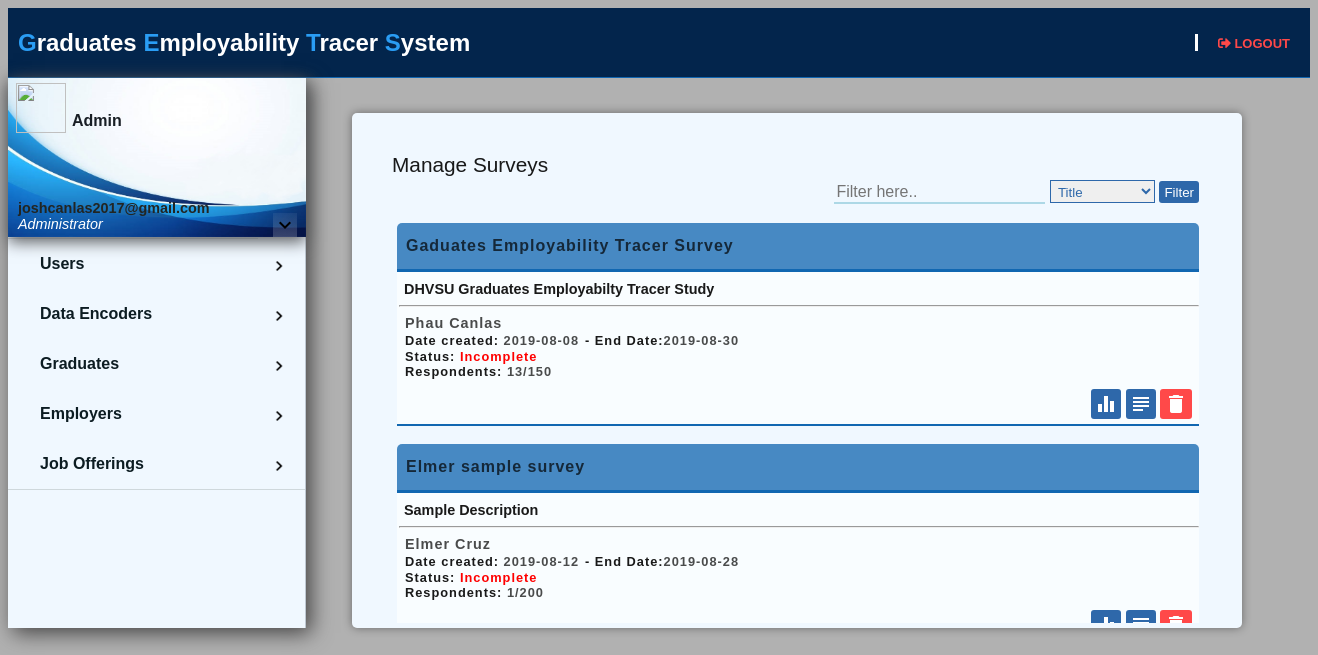
/Admin/Allsurveys.php (signed in), run on the app's committed database.
### tables this page shows
CREATE TABLE `userstb` (
  `ID` int(11) NOT NULL,
  `Name` varchar(50) NOT NULL,
  `Email` varchar(50) NOT NULL,
  `Contact` varchar(255) NOT NULL,
  `Password` varchar(100) NOT NULL,
  `attempt` varchar(255) NOT NULL,
  `log_time` varchar(255) NOT NULL,
  `account_type` varchar(1) NOT NULL
);

CREATE TABLE `mysurveytbl` (
  `Survey_ID` int(11) NOT NULL,
  `user_ID` int(11) NOT NULL,
  `Title` varchar(250) NOT NULL,
  `Description` varchar(500) NOT NULL,
  `Date_created` varchar(50) NOT NULL,
  `End_date` varchar(50) NOT NULL,
  `Status` varchar(11) NOT NULL,
  `Respondents` varchar(50) NOT NULL,
  `Survey_type` varchar(25) NOT NULL
);

### Admin/Allsurveys.php (the view, shortened to what the rows shown need)
<?php
include_once '../includes/connection.php';
if (isset($_SESSION["email"])) {
    $email = $_SESSION["email"];
}else{
    echo "<script>window.location.href='../Login';</script>";
 }
$sql_query = mysqli_query($conn, "SELECT Name, account_type from userstb WHERE Email='$email'");
$fetch = mysqli_fetch_assoc($sql_query);
$db_name = ucfirst($fetch['Name']);
$db_account_type = $fetch['account_type'];
if ($db_account_type == 1) {
    $account_type = "Administrator";
}else{
    echo "<script>window.location.href='../Login';</script>";
}
?>
<!DOCTYPE html>
<html lang="en">
<head>
    <link rel="stylesheet" href="../css/main.css">
    <link rel="stylesheet" href="../fonts/fontawesome/css/all.min.css">
</head>
<body>
    <header>
        <div class="container">
            <div id="title">
                <h2><span class="highlights">G</span>raduates <span class="highlights">E</span>mployability <span class="highlights">T</span>racer <span class="highlights">S</span>ystem</h2>
            </div>
        </div>
    </header>
        <div class="navbox">
                <div class="sidepanel">
                        <div class="photo">
                            <img src="../img/photo10.png" class="accphoto">
                            <label for="" class="fullname"><?php echo ucfirst($db_name); ?></label>
                        </div>
                        <div class="emailacc">
                            <p class="email-user" ><b><?php echo $email; ?></b><br><i><font color="#ffffff"><?php echo $account_type; ?></font></i>
                            </p>
                        </div>
                    </div>
         </div>
         <div class="mainpanel">
           <div class="datapanel">
           <CAPTION><h3>Manage Surveys</h3></CAPTION>
                                <?php
                                if (empty($_GET["getEdit"])) {
                                ?>
                        <div class="scroller">
                        <?php
                if (isset($_POST['search'])) {
                    $searchdb = $_POST['searchbox'];
                    $filter = $_POST['filter'];
                    $searchdb = preg_replace("#[^0-9a-z@ ]#i","",$searchdb);
                    if ($filter == "User") {
                        $sql = "SELECT * from userstb WHERE Name LIKE '%$searchdb%'";
                        $result = $conn-> query($sql);
                        if ($result-> num_rows > 0){
                            while ($rows = $result-> fetch_assoc()){
                            $searchUID = $rows['ID'];
                            $sql1 = "SELECT * from mysurveytbl WHERE user_ID = $searchUID";
                            $result1 = $conn-> query($sql1);
                            if ($result1-> num_rows > 0){
                                while ($rows1 = $result1-> fetch_assoc()){
                                $surveyID = $rows1['Survey_ID'];
                                $userID = $rows1['user_ID'];
                                $db_title = ucfirst($rows1['Title']);
                                $db_description = ucfirst($rows1["Description"]);
                                $db_datecreated = $rows1["Date_created"];
                                $db_enddate = $rows1["End_date"];
                                $db_status = $rows1["Status"];
                                $db_respondents = $rows1["Respondents"];
                                $query = mysqli_query($conn, "SELECT * FROM userstb WHERE ID = $userID ");
                                $getuser = mysqli_fetch_assoc($query);
                                $userName = $getuser['Name'];
                                $get_record = mysqli_query($conn, "SELECT * FROM respondenttbl WHERE Survey_ID=$surveyID");
                                $Rescount = mysqli_num_rows($get_record);
                                $jScript = md5(rand(1,9));
                                $newScript = md5(rand(1,9));
                            if ($db_status == "Completed") {
                                $color ="green";
                            }else{
                                $color ="red";
                            }
                            echo "
                            <div class='shadowbox'>
                            <div class='headcontainer'>
                            <CAPTION><span style='padding-left:9px;'>$db_title</span></CAPTION>
                            </div>
                            <div class='bodycontainer'>
                            <CAPTION><span style='color:rgba(0,0,0,.9); padding-left:5px; font-size:0.9em; '>$db_description</span></CAPTION>
                    <hr/>
                            <div class='divNote'>
                            <span class='B' style='padding-left:6px; font-size:0.9em;'>$userName</span><br>
                            <span class='A'>Date created:</span>
                            <span class='B'>$db_datecreated</span><span class='A'>-  End Date:</span><span class='B'>$db_enddate</span> <br>
                            <span class='A'>Status: </span>
                            <span class='B' style='color:$color' >$db_status</span> <br>
                            <span class='A'>Respondents: </span>
                            <span class='B'>$Rescount/$db_respondents</span><br>
                            <span class='actionbtn'>
                            <a class='toolsummary' href='Summary?jScript=$jScript && newScript=$newScript && SID=$surveyID' >
                            <img src='../img/summarywhite.png'></a>
                            <span class='tooltipsummary'>Summary</span>
                            <a class='toolr' href='Admin_response?jScript=$jScript && newScript=$newScript && SID=$surveyID' >
                            <img src='../img/responsewhite.png'></a>
                            <span class='tooltips'>Response</span>
                            <button class='toold' onClick='deleteme($surveyID)'>
                            <img src='../img/delete1.png'></button>
                            <span class='tooltipd'>Delete</span>
                            </span><br><br>
                            </div>
                            </div>
                            </div>
                            <br>
                                    ";
                                    }
                            echo "</div>";
                            }
                        }
                    }
                    }else{
                        $sql = "SELECT Survey_ID, user_ID, Title, Description, Date_created, End_date, Status, Respondents from mysurveytbl WHERE $filter LIKE '%$searchdb%'";
                        $result = $conn-> query($sql);
                        if ($result-> num_rows > 0){
                            while ($row = $result-> fetch_assoc()){
                                $surveyID = $row['Survey_ID'];
                                $userID = $row['user_ID'];
                                $db_title = ucfirst($row['Title']);
                                $db_description = ucfirst($row["Description"]);
                                $db_datecreated = $row["Date_created"];
                                $db_enddate = $row["End_date"];
                                $db_status = $row["Status"];
                                $db_respondents = $row["Respondents"];
                        $query = mysqli_query($conn, "SELECT * FROM userstb WHERE ID = $userID ");
                        $getuser = mysqli_fetch_assoc($query);
                                $userName = $getuser['Name'];
                                $get_record = mysqli_query($conn, "SELECT * FROM respondenttbl WHERE Survey_ID=$surveyID");
                                $Rescount = mysqli_num_rows($get_record);
                                $jScript = md5(rand(1,9));
                                $newScript = md5(rand(1,9));
                            if ($db_status == "Completed") {
                                $color ="green";
                            }else{
                                $color ="red";
                            }
                            echo "
                            <div class='shadowbox'>
                            <div class='headcontainer'>
                            <CAPTION><span style='padding-left:9px;'>$db_title</span></CAPTION>
                            </div>
                            <div class='bodycontainer'>
                            <CAPTION><span style='color:rgba(0,0,0,.9); padding-left:5px; font-size:0.9em; '>$db_description</span></CAPTION>
                    <hr/>
                            <div class='divNote'>
                            <span class='B' style='padding-left:6px; font-size:0.9em;'>$userName</span><br>
                            <span class='A'>Date created:</span>
                            <span class='B'>$db_datecreated</span><span class='A'>-  End Date:</span><span class='B'>$db_enddate</span> <br>
                            <span class='A'>Status: </span>
                            <span class='B' style='color:$color' >$db_status</span> <br>
                            <span class='A'>Respondents: </span>
                            <span class='B'>$Rescount/$db_respondents</span><br>
                            <span class='actionbtn'>
                            <a class='toolsummary' href='Summary?jScript=$jScript && newScript=$newScript && SID=$surveyID' >
                            <img src='../img/summarywhite.png'></a>
                            <span class='tooltipsummary'>Summary</span>
                            <a class='toolr' href='Admin_response?jScript=$jScript && newScript=$newScript && SID=$surveyID' >
                            <img src='../img/responsewhite.png'></a>
                            <span class='tooltips'>Response</span>
                            <button class='toold' onClick='deleteme($surveyID)'>
                            <img src='../img/delete1.png'></button>
                            <span class='tooltipd'>Delete</span>
                            </span><br><br>
                            </div>
                            </div>
                            </div>
                            <br>
                                 ";
                            }
                    }else{
                        echo "
                        <div class='headcontainer'>
                        <CAPTION><span>No Record Found</span></CAPTION>
                        </div>
                        ";
                    }
                    }
                }else{
                    $sql = "SELECT Survey_ID, user_ID, Title, Description, Date_created, End_date, Status, Respondents from mysurveytbl";
                    $result = $conn-> query($sql);
                        if ($result-> num_rows > 0){
                            while ($row = $result-> fetch_assoc()){
                                $surveyID = $row['Survey_ID'];
                                $userID = $row['user_ID'];
                                $db_title = ucfirst($row['Title']);
                                $db_description = ucfirst($row["Description"]);
                                $db_datecreated = $row["Date_created"];
                                $db_enddate = $row["End_date"];
                                $db_status = $row["Status"];
                                $db_respondents = $row["Respondents"];
                        $query = mysqli_query($conn, "SELECT * FROM userstb WHERE ID = $userID ");
                        $getuser = mysqli_fetch_assoc($query);
                                $userName = $getuser['Name'];
                                $get_record = mysqli_query($conn, "SELECT * FROM respondenttbl WHERE Survey_ID=$surveyID");
                                $Rescount = mysqli_num_rows($get_record);
                                $jScript = md5(rand(1,9));
                                $newScript = md5(rand(1,9));
                            if ($db_status == "Completed") {
                                $color ="green";
                            }else{
                                $color ="red";
                            }
                            echo "
                            <div class='shadowbox'>
                            <div class='headcontainer'>
                            <CAPTION><span style='padding-left:9px;'>$db_title</span></CAPTION>
                            </div>
                            <div class='bodycontainer'>
                            <CAPTION><span style='color:rgba(0,0,0,.9); padding-left:5px; font-size:0.9em; '>$db_description</span></CAPTION>
                    <hr/>
                            <div class='divNote'>
                            <span class='B' style='padding-left:6px; font-size:0.9em;'>$userName</span><br>
                            <span class='A'>Date created:</span>
                            <span class='B'>$db_datecreated</span><span class='A'>-  End Date:</span><span class='B'>$db_enddate</span> <br>
                            <span class='A'>Status: </span>
                            <span class='B' style='color:$color' >$db_status</span> <br>
                            <span class='A'>Respondents: </span>
                            <span class='B'>$Rescount/$db_respondents</span><br>
                            <span class='actionbtn'>
                            <a class='toolsummary' href='Summary?jScript=$jScript && newScript=$newScript && SID=$surveyID' >
                            <img src='../img/summarywhite.png'></a>
                            <span class='tooltipsummary'>Summary</span>
                            <a class='toolr' href='Admin_response?jScript=$jScript && newScript=$newScript && SID=$surveyID' >
                            <img src='../img/responsewhite.png'></a>
                            <span class='tooltips'>Response</span>
                            <button class='toold' onClick='deleteme($surveyID)'>
                            <img src='../img/delete1.png'></button>
                            <span class='tooltipd'>Delete</span>
                            </span><br><br>
                            </div>
                            </div>
                            </div>
                            <br>
                                 ";
                            }
                    }else{
                        echo "
                        <div class='headcontainer'>
                        <CAPTION><span>No Record Found</span></CAPTION>
                        </div>
                        ";
                    }
                }
                ?>
                        <?php
                        }else{
                            include 'updating_users.php';
                        }
                        ?>
            </div>
         </div>
</body>
</html>

### data on the page
userstb: Name "Admin", account_type "Administrator"
mysurveytbl: Title "Gaduates Employability Tracer Survey", Description "DHVSU Graduates Employabilty Tracer Study", user_ID.Name "Phau Canlas", Date_created "2019-08-08", End_date "2019-08-30", Status "Incomplete", Rescount "13", Respondents "150"
mysurveytbl: Title "Elmer sample survey", Description "Sample Description", user_ID.Name "Elmer Cruz", Date_created "2019-08-12", End_date "2019-08-28", Status "Incomplete", Rescount "1", Respondents "200"

### other printed values
$email "joshcanlas2017@gmail.com"
